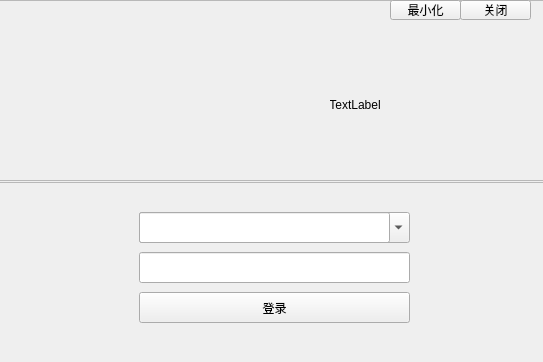
<?xml version="1.0" encoding="UTF-8"?>
<ui version="4.0">
 <class>Widget</class>
 <widget class="QWidget" name="Widget">
  <property name="geometry">
   <rect>
    <x>0</x>
    <y>0</y>
    <width>543</width>
    <height>362</height>
   </rect>
  </property>
  <property name="windowTitle">
   <string>Widget</string>
  </property>
  <widget class="QFrame" name="topframe">
   <property name="geometry">
    <rect>
     <x>-10</x>
     <y>0</y>
     <width>561</width>
     <height>181</height>
    </rect>
   </property>
   <property name="styleSheet">
    <string notr="true"/>
   </property>
   <property name="frameShape">
    <enum>QFrame::StyledPanel</enum>
   </property>
   <property name="frameShadow">
    <enum>QFrame::Raised</enum>
   </property>
   <widget class="QLabel" name="avatar">
    <property name="geometry">
     <rect>
      <x>340</x>
      <y>80</y>
      <width>50</width>
      <height>50</height>
     </rect>
    </property>
    <property name="cursor">
     <cursorShape>ArrowCursor</cursorShape>
    </property>
    <property name="frameShadow">
     <enum>QFrame::Plain</enum>
    </property>
    <property name="text">
     <string>TextLabel</string>
    </property>
    <property name="alignment">
     <set>Qt::AlignCenter</set>
    </property>
   </widget>
   <widget class="QPushButton" name="minsize">
    <property name="geometry">
     <rect>
      <x>400</x>
      <y>0</y>
      <width>71</width>
      <height>20</height>
     </rect>
    </property>
    <property name="text">
     <string>最小化</string>
    </property>
   </widget>
   <widget class="QPushButton" name="close">
    <property name="geometry">
     <rect>
      <x>470</x>
      <y>0</y>
      <width>71</width>
      <height>20</height>
     </rect>
    </property>
    <property name="text">
     <string>关闭</string>
    </property>
   </widget>
  </widget>
  <widget class="QFrame" name="bottomframe">
   <property name="geometry">
    <rect>
     <x>-1</x>
     <y>182</y>
     <width>551</width>
     <height>181</height>
    </rect>
   </property>
   <property name="frameShape">
    <enum>QFrame::StyledPanel</enum>
   </property>
   <property name="frameShadow">
    <enum>QFrame::Raised</enum>
   </property>
   <widget class="QComboBox" name="selectNum">
    <property name="geometry">
     <rect>
      <x>140</x>
      <y>30</y>
      <width>271</width>
      <height>31</height>
     </rect>
    </property>
   </widget>
   <widget class="QLineEdit" name="username">
    <property name="geometry">
     <rect>
      <x>140</x>
      <y>30</y>
      <width>251</width>
      <height>31</height>
     </rect>
    </property>
   </widget>
   <widget class="QLineEdit" name="password">
    <property name="geometry">
     <rect>
      <x>140</x>
      <y>70</y>
      <width>271</width>
      <height>31</height>
     </rect>
    </property>
   </widget>
   <widget class="QPushButton" name="login">
    <property name="geometry">
     <rect>
      <x>140</x>
      <y>110</y>
      <width>271</width>
      <height>31</height>
     </rect>
    </property>
    <property name="text">
     <string>登录</string>
    </property>
   </widget>
  </widget>
 </widget>
 <resources/>
 <connections>
  <connection>
   <sender>close</sender>
   <signal>clicked()</signal>
   <receiver>Widget</receiver>
   <slot>close()</slot>
   <hints>
    <hint type="sourcelabel">
     <x>497</x>
     <y>15</y>
    </hint>
    <hint type="destinationlabel">
     <x>597</x>
     <y>93</y>
    </hint>
   </hints>
  </connection>
  <connection>
   <sender>minsize</sender>
   <signal>clicked()</signal>
   <receiver>Widget</receiver>
   <slot>showMinimized()</slot>
   <hints>
    <hint type="sourcelabel">
     <x>421</x>
     <y>11</y>
    </hint>
    <hint type="destinationlabel">
     <x>554</x>
     <y>116</y>
    </hint>
   </hints>
  </connection>
 </connections>
</ui>
